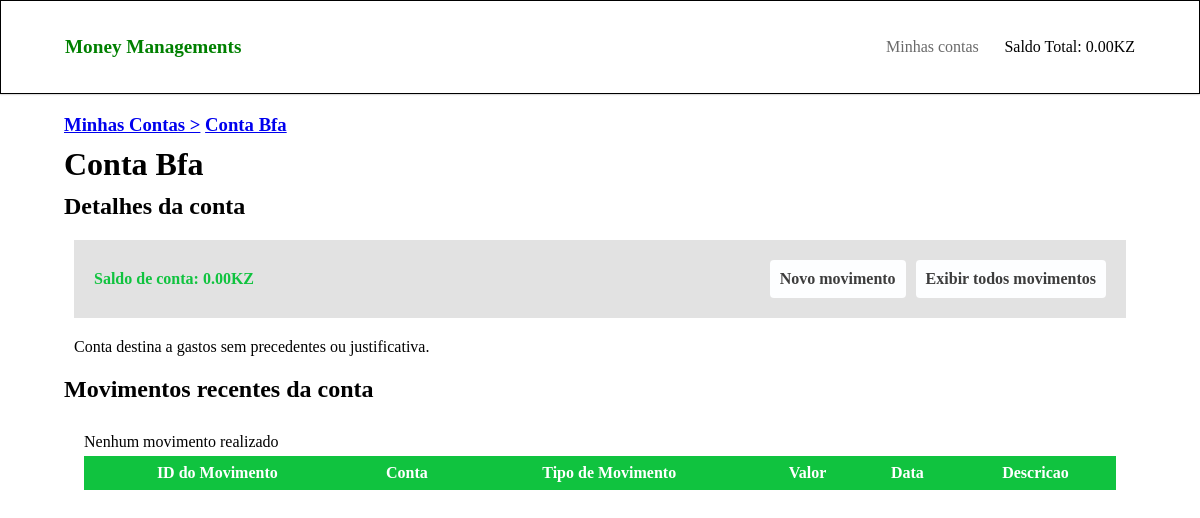
Before: /contas/1/ with the older database file.
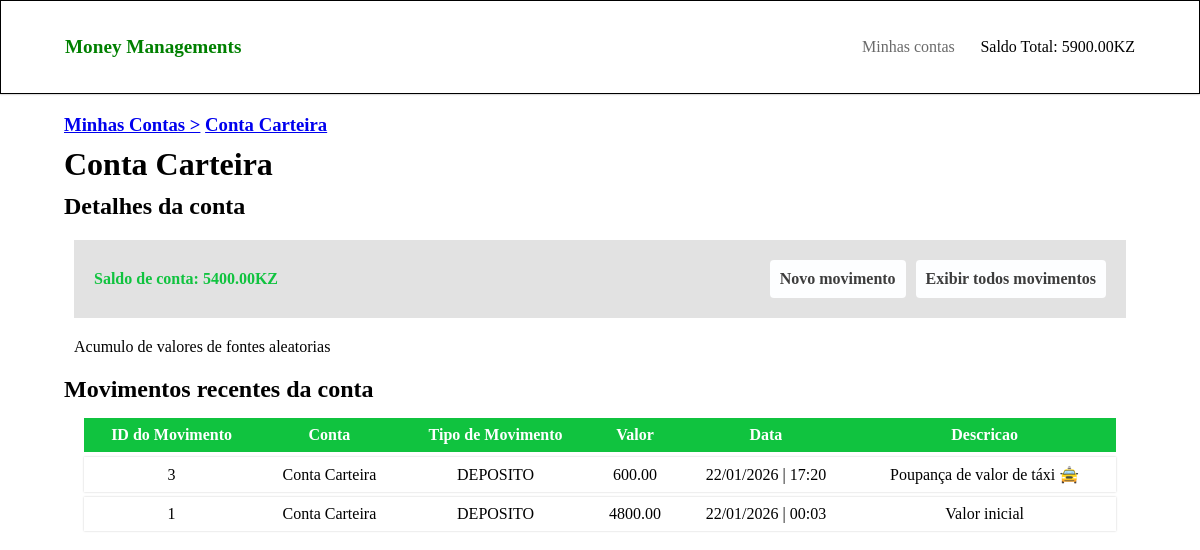
After: the same page with the newer database file.
### money_managements/models.py (models this page shows, shortened)
class Conta(models.Model):
    conta = models.CharField(max_length=100, null=True)
    descricao = models.CharField(max_length=500)
    saldo = models.DecimalField(max_digits=10, decimal_places=2)
    def __str__(self):
        return self.conta

class Movimento(models.Model):
    TIPO_MOVIMENTO = (
        ('Deposito', 'DEPOSITO'),
        ('Levantamento', 'LEVANTAMENTO')
    )
    conta = models.ForeignKey(Conta, on_delete=models.CASCADE, related_name='movimentos')
    tipo = models.CharField(max_length=12, choices=TIPO_MOVIMENTO, default='DEPOSITO')
    valor = models.DecimalField(max_digits=10, decimal_places=2)
    data = models.DateTimeField(auto_now_add=True)
    descricao = models.CharField(max_length=50, null=True)

### money_managements/views.py (the view)
# urls.py: path('contas/<int:conta_id>/', views.conta, name='conta'),
def conta(request, conta_id):
    conta = Conta.objects.get(id=conta_id)
    movimentos = conta.movimentos.all().order_by('-data')[:10]
    dados = { 'conta' : conta, 'movimentos' : movimentos[:10] }
    return render(request, 'm_mg/conta.html', dados)

### money_managements/context_processors.py (called while the page is built)
def dados_globais(request):
    saldo_geral = Saldo_geral()
    contas = Conta.objects.all()
    saldo = 0
    for conta in contas:
        saldo += conta.saldo
    saldo_geral.saldo_geral = saldo
    dados = { 'saldo_geral' : str(saldo_geral) +'KZ' }
    return dados

### money_managements/models.py (called while the page is built)
    def __str__(self):
        return str(self.saldo_geral)

### money_managements/templates/m_mg/conta.html
{% extends 'm_mg/base.html'%}
{% block conteudo %}
    <main class="minha_conta">
        <h3><a href="{% url 'contas' %}">Minhas Contas ></a>
           <a href="{% url 'conta' conta.id %}">{{ conta }}</a>
        </h3>
        <h1>{{ conta }}</h1>
        <h2>Detalhes da conta</h2>
        <div class="content">
            <div class="links">
                <span>Saldo de conta: {{ conta.saldo }}KZ</span>
                <div class="links-2">
                    <a href="{% url 'movimento' conta.id %}">Novo movimento</a>
                    <a href="{% url 'listar_movimentos' conta.id %}">Exibir todos movimentos</a>
                </div>
            </div>
            <P>{{ conta.descricao }}</P>
        </div>
        <h2>Movimentos recentes da conta</h2>
        <section class="section-listagem">
            <div class="tabela-container">
                <div class="container-2">
                    <table>
                        <thead>
                            <tr>
                                <th>ID do Movimento</th>
                                <th>Conta</th>
                                <th>Tipo de Movimento</th>
                                <th>Valor</th>
                                <th>Data</th>
                                <th>Descricao</th>
                            </tr>
                        </thead>
                        <tbody>
                            {% for movimento in movimentos %}
                                <tr>
                                    <td>{{ movimento.id }}</td>
                                    <td>{{ movimento.conta }}</td>
                                    <td>{{ movimento.tipo }}</td>
                                    <td>{{ movimento.valor }}</td>
                                    <td>{{ movimento.data|date:'d/m/Y | H:i'}}</td>
                                    <td>{{ movimento.descricao }}</td>
                                </tr>
                            {% empty %}
                                <p>Nenhum movimento realizado </p>
                            {% endfor %}
                        </tbody>
                    </table>
                </div>
            </div>
        </section>
    </main>
{% endblock %}

Changed rows visible on the page:
changed Conta: conta "Conta Bfa" → "Conta Carteira"; saldo "0.00" → "5400.00"; descricao "Conta destina a gastos sem precedentes ou justificativa." → "Acumulo de valores de fontes aleatorias"
added Movimento: id "3", conta "Conta Carteira", tipo "DEPOSITO", valor "600.00", data|H "22/01/2026 | 17:20", descricao "Poupança de valor de táxi 🚖"
added Movimento: id "1", conta "Conta Carteira", tipo "DEPOSITO", valor "4800.00", data|H "22/01/2026 | 00:03", descricao "Valor inicial"
Other visible differences:
{{ saldo_geral }}: "0.00KZ" → "5900.00KZ"
text no longer shown: "Nenhum movimento realizado"
